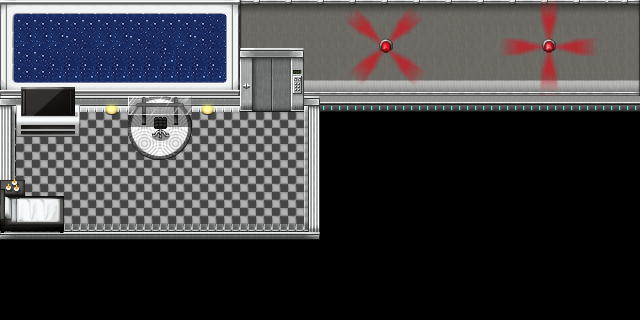

This game map was drawn from its Tiled (.tmx) file and the tilesets committed beside it. A one-line description and the trimmed map source follow:
An orthogonal 40x20 tile map with 16x16 px tiles, 5 tile layers (Ground, Ground Detail, Object, Object Detail, ...), 9 tilesets and 10 objects (TV, Chair, Bed, Table, Window, ...).

<map version="1.0" orientation="orthogonal" renderorder="right-down" width="40" height="20" tilewidth="16" tileheight="16" nextobjectid="31">
 <tileset firstgid="1" name="Futuristic_A5" tilewidth="16" tileheight="16" tilecount="512" columns="16">
  <properties>
   <property name="Close" value="2" />
   <property name="Default" value="0" />
   <property name="Open" value="1" />
  </properties>
  <image source="../tiles/futuristic/Tilesets/Futuristic_A5.png" width="256" height="512" />
 </tileset>
 <tileset firstgid="513" name="Futuristic_A4" tilewidth="16" tileheight="16" tilecount="960" columns="32">
  <image source="../tiles/futuristic/Tilesets/Futuristic_A4.png" width="512" height="480" />
 </tileset>
 <tileset firstgid="1473" name="Futuristic_TileB" tilewidth="16" tileheight="16" tilecount="1024" columns="32">
  <image source="../tiles/futuristic/Tilesets/Futuristic_TileB.png" width="512" height="512" />
 </tileset>
 <tileset firstgid="2497" name="!$doors3" tilewidth="16" tileheight="16" tilecount="288" columns="18">
  <image source="../tiles/futuristic/Characters/!$doors3.png" width="288" height="256" />
  <tile id="1">
   <animation>
    <frame tileid="1" duration="100" />
    <frame tileid="73" duration="100" />
    <frame tileid="145" duration="100" />
    <frame tileid="217" duration="100" />
   </animation>
  </tile>
  <tile id="2">
   <animation>
    <frame tileid="2" duration="100" />
    <frame tileid="74" duration="100" />
    <frame tileid="146" duration="100" />
    <frame tileid="218" duration="100" />
   </animation>
  </tile>
  <tile id="3">
   <animation>
    <frame tileid="3" duration="100" />
    <frame tileid="75" duration="100" />
    <frame tileid="147" duration="100" />
    <frame tileid="219" duration="100" />
   </animation>
  </tile>
  <tile id="4">
   <animation>
    <frame tileid="4" duration="100" />
    <frame tileid="76" duration="100" />
    <frame tileid="148" duration="100" />
    <frame tileid="220" duration="100" />
   </animation>
  </tile>
  <tile id="19">
   <animation>
    <frame tileid="19" duration="100" />
    <frame tileid="91" duration="100" />
    <frame tileid="163" duration="100" />
    <frame tileid="235" duration="100" />
   </animation>
  </tile>
  <tile id="20">
   <animation>
    <frame tileid="20" duration="100" />
    <frame tileid="92" duration="100" />
    <frame tileid="164" duration="100" />
    <frame tileid="236" duration="100" />
   </animation>
  </tile>
  <tile id="21">
   <animation>
    <frame tileid="21" duration="100" />
    <frame tileid="93" duration="100" />
    <frame tileid="165" duration="100" />
    <frame tileid="237" duration="100" />
   </animation>
  </tile>
  <tile id="22">
   <animation>
    <frame tileid="22" duration="100" />
    <frame tileid="94" duration="100" />
    <frame tileid="166" duration="100" />
    <frame tileid="238" duration="100" />
   </animation>
  </tile>
  <tile id="37">
   <animation>
    <frame tileid="37" duration="100" />
    <frame tileid="109" duration="100" />
    <frame tileid="181" duration="100" />
    <frame tileid="253" duration="100" />
   </animation>
  </tile>
  <tile id="38">
   <animation>
    <frame tileid="38" duration="100" />
    <frame tileid="110" duration="100" />
    <frame tileid="182" duration="100" />
    <frame tileid="254" duration="100" />
   </animation>
  </tile>
  <tile id="39">
   <animation>
    <frame tileid="39" duration="100" />
    <frame tileid="111" duration="100" />
    <frame tileid="183" duration="100" />
    <frame tileid="255" duration="100" />
   </animation>
  </tile>
  <tile id="40">
   <animation>
    <frame tileid="40" duration="100" />
    <frame tileid="112" duration="100" />
    <frame tileid="184" duration="100" />
    <frame tileid="256" duration="100" />
   </animation>
  </tile>
  <tile id="55">
   <animation>
    <frame tileid="55" duration="100" />
    <frame tileid="127" duration="100" />
    <frame tileid="199" duration="100" />
    <frame tileid="271" duration="100" />
   </animation>
  </tile>
  <tile id="56">
   <animation>
    <frame tileid="56" duration="100" />
    <frame tileid="128" duration="100" />
    <frame tileid="200" duration="100" />
    <frame tileid="272" duration="100" />
   </animation>
  </tile>
  <tile id="57">
   <animation>
    <frame tileid="57" duration="100" />
    <frame tileid="129" duration="100" />
    <frame tileid="201" duration="100" />
    <frame tileid="273" duration="100" />
   </animation>
  </tile>
  <tile id="58">
   <animation>
    <frame tileid="58" duration="100" />
    <frame tileid="130" duration="100" />
    <frame tileid="202" duration="100" />
    <frame tileid="274" duration="100" />
   </animation>
  </tile>
 </tileset>
 <tileset firstgid="2785" name="Futuristic_TileE" tilewidth="16" tileheight="16" tilecount="1024" columns="32">
  <image source="../tiles/futuristic/Tilesets/Futuristic_TileE.png" width="512" height="512" />
 </tileset>
 <tileset firstgid="3809" name="!$siren" tilewidth="16" tileheight="16" tilecount="414" columns="18">
  <image source="../tiles/futuristic/Characters/!$siren.png" width="297" height="376" />
 </tileset>
 <tileset firstgid="4223" name="!$teleporter" tilewidth="16" tileheight="16" tilecount="192" columns="12">
  <image source="../tiles/futuristic/Characters/!$teleporter.png" width="192" height="256" />
  <tile id="0">
   <animation>
    <frame tileid="14" duration="100" />
    <frame tileid="62" duration="100" />
    <frame tileid="110" duration="100" />
    <frame tileid="158" duration="100" />
   </animation>
  </tile>
 </tileset>
 <tileset firstgid="4415" name="!doors1" tilewidth="16" tileheight="16" tilecount="2304" columns="72">
  <image source="../tiles/futuristic/Characters/!doors1.png" width="1152" height="512" />
  <tile id="0">
   <animation>
    <frame tileid="73" duration="100" />
    <frame tileid="361" duration="100" />
    <frame tileid="649" duration="100" />
    <frame tileid="937" duration="100" />
   </animation>
  </tile>
  <tile id="37">
   <animation>
    <frame tileid="37" duration="100" />
    <frame tileid="325" duration="100" />
    <frame tileid="613" duration="100" />
    <frame tileid="901" duration="100" />
   </animation>
  </tile>
  <tile id="38">
   <animation>
    <frame tileid="38" duration="100" />
    <frame tileid="326" duration="100" />
    <frame tileid="614" duration="100" />
    <frame tileid="902" duration="100" />
   </animation>
  </tile>
  <tile id="39">
   <animation>
    <frame tileid="39" duration="100" />
    <frame tileid="327" duration="100" />
    <frame tileid="615" duration="100" />
    <frame tileid="903" duration="100" />
   </animation>
  </tile>
  <tile id="40">
   <animation>
    <frame tileid="40" duration="100" />
    <frame tileid="328" duration="100" />
    <frame tileid="616" duration="100" />
    <frame tileid="904" duration="100" />
   </animation>
  </tile>
  <tile id="109">
   <animation>
    <frame tileid="109" duration="100" />
    <frame tileid="397" duration="100" />
    <frame tileid="685" duration="100" />
    <frame tileid="973" duration="100" />
   </animation>
  </tile>
  <tile id="110">
   <animation>
    <frame tileid="110" duration="100" />
    <frame tileid="398" duration="100" />
    <frame tileid="686" duration="100" />
    <frame tileid="974" duration="100" />
   </animation>
  </tile>
  <tile id="111">
   <animation>
    <frame tileid="111" duration="100" />
    <frame tileid="399" duration="100" />
    <frame tileid="687" duration="100" />
    <frame tileid="975" duration="100" />
   </animation>
  </tile>
  <tile id="112">
   <animation>
    <frame tileid="112" duration="100" />
    <frame tileid="400" duration="100" />
    <frame tileid="688" duration="100" />
    <frame tileid="976" duration="100" />
   </animation>
  </tile>
  <tile id="181">
   <animation>
    <frame tileid="181" duration="100" />
    <frame tileid="469" duration="100" />
    <frame tileid="757" duration="100" />
    <frame tileid="1045" duration="100" />
   </animation>
  </tile>
  <tile id="182">
   <animation>
    <frame tileid="182" duration="100" />
    <frame tileid="470" duration="100" />
    <frame tileid="758" duration="100" />
    <frame tileid="1046" duration="100" />
   </animation>
  </tile>
  <tile id="183">
   <animation>
    <frame tileid="183" duration="100" />
    <frame tileid="471" duration="100" />
    <frame tileid="759" duration="100" />
    <frame tileid="1047" duration="100" />
   </animation>
  </tile>
  <tile id="184">
   <animation>
    <frame tileid="184" duration="100" />
    <frame tileid="472" duration="100" />
    <frame tileid="760" duration="100" />
    <frame tileid="1048" duration="100" />
   </animation>
  </tile>
  <tile id="253">
   <animation>
    <frame tileid="253" duration="100" />
    <frame tileid="541" duration="100" />
    <frame tileid="829" duration="100" />
    <frame tileid="1117" duration="100" />
   </animation>
  </tile>
  <tile id="254">
   <animation>
    <frame tileid="254" duration="100" />
    <frame tileid="542" duration="100" />
    <frame tileid="830" duration="100" />
    <frame tileid="1118" duration="100" />
   </animation>
  </tile>
  <tile id="255">
   <animation>
    <frame tileid="255" duration="100" />
    <frame tileid="543" duration="100" />
    <frame tileid="831" duration="100" />
    <frame tileid="1119" duration="100" />
   </animation>
  </tile>
  <tile id="256">
   <animation>
    <frame tileid="256" duration="100" />
    <frame tileid="544" duration="100" />
    <frame tileid="832" duration="100" />
    <frame tileid="1120" duration="100" />
   </animation>
  </tile>
 </tileset>
 <tileset firstgid="6719" name="$laserbeams" tilewidth="16" tileheight="16" tilecount="78" columns="6">
  <image source="../tiles/futuristic/Characters/$laserbeams.png" width="96" height="216" />
 </tileset>
 <layer name="Ground" width="40" height="20">
  <data>[800 cells, 440 non-empty, 42 distinct tile ids]</data>
 </layer>
 <layer name="Ground Detail" width="40" height="20">
  <data>[800 cells, 40 non-empty, 36 distinct tile ids]</data>
 </layer>
 <layer name="Object" width="40" height="20">
  <data>[800 cells, 52 non-empty, 38 distinct tile ids]</data>
 </layer>
 <layer name="Object Detail" width="40" height="20">
  <data>[800 cells, 88 non-empty, 88 distinct tile ids]</data>
 </layer>
 <layer name="High" width="40" height="20">
  <data>[800 cells, 0 non-empty, 0 distinct tile ids]</data>
 </layer>
 <objectgroup name="Obstacles" offsetx="4.66667" offsety="4.66667">
  <object id="2" name="TV" x="11.3333" y="81.3333" width="64" height="44.6667" />
  <object id="3" name="Chair" x="147.333" y="110" width="16" height="19.3333" />
  <object id="4" name="Bed" x="-4.66667" y="195.333" width="61.3333" height="33.9997" />
  <object id="5" name="Table" x="123.333" y="88.6667" width="64" height="26.6666" />
  <object id="8" name="Window" x="0" y="80" width="308.667" height="19.3333" />
  <object id="9" name="West Wall" x="3.33333e-07" y="90" width="8.66666" height="144" />
  <object id="10" name="East Wall" x="300.667" y="95.3333" width="9.33334" height="136.667" />
  <object id="11" name="South Wall" x="-6" y="222.333" width="320" height="8" />
  <object id="12" name="Door" x="248" y="102.667" width="38" height="12">
   <properties>
    <property name="name" value="door" />
    <property name="sensor" value="true" />
    <property name="trigger" type="int" value="2" />
   </properties>
  </object>
  <object id="29" name="BedStand" x="-2" y="181.333" width="18" height="9.99967" />
 </objectgroup>
</map>
